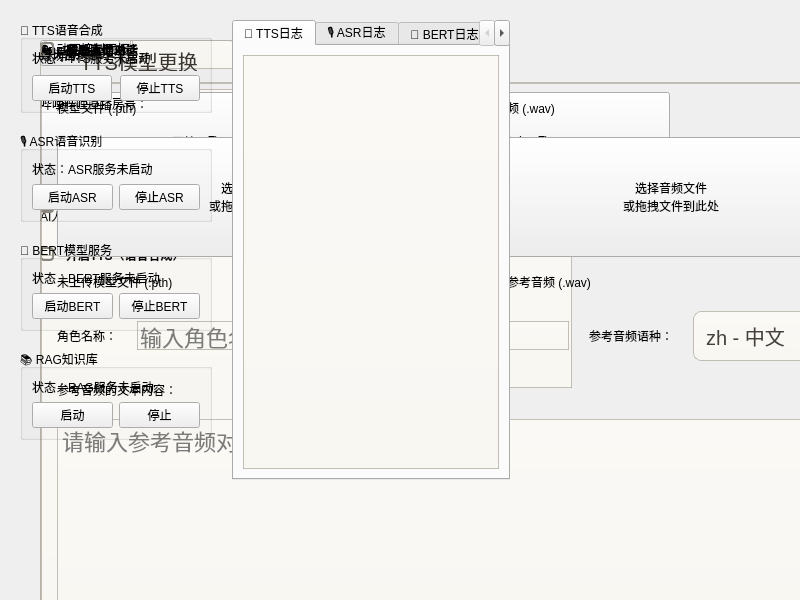
<?xml version="1.0" encoding="UTF-8"?>
<ui version="4.0">
 <class>Pages</class>
 <widget class="QWidget" name="Pages">
  <property name="geometry">
   <rect>
    <x>0</x>
    <y>0</y>
    <width>800</width>
    <height>600</height>
   </rect>
  </property>
  <property name="windowTitle">
   <string>Pages</string>
  </property>
  <property name="styleSheet">
    <string notr="true">QLabel#sectionTitle {
    color: rgb(114, 95, 77);
    font-size: 28px;
}
QLabel#subTitle {
    background-color: transparent;
    color: rgb(114, 95, 77);
}

QLineEdit, QTextEdit, QComboBox {
    background: qlineargradient(x1:0, y1:0, x2:0, y2:1, stop:0 rgba(250, 249, 245, 255), stop:1 rgba(248, 247, 242, 255));
    border: 1px solid rgba(180, 175, 165, 200);
    font-size: 22px;
    font-family: &quot;Microsoft YaHei&quot;, &quot;SimHei&quot;, sans-serif;
}
QLineEdit:focus, QTextEdit:focus, QComboBox:focus {
    border: 2px solid rgb(140, 135, 125);
    background: qlineargradient(x1:0, y1:0, x2:0, y2:1, stop:0 rgba(215, 213, 205, 255), stop:1 rgba(225, 223, 215, 255));
}

QCheckBox {
    font-weight: bold;
    spacing: 12px;
}
QCheckBox::indicator {
    border-radius: 4px;
    border: 2px solid rgb(140, 135, 125);
}
QCheckBox::indicator:checked {
    background: qlineargradient(x1:0, y1:0, x2:1, y2:1, stop:0 rgba(120, 115, 105, 255), stop:1 rgba(100, 95, 85, 255));
    border: 2px solid rgb(80, 75, 65);
}

QPushButton#startButton {
    background: qlineargradient(x1:0, y1:0, x2:1, y2:0, stop:0 rgba(144, 238, 144, 255), stop:1 rgba(152, 251, 152, 255));
    color: rgb(34, 139, 34);
}
QPushButton#stopButton {
    background: qlineargradient(x1:0, y1:0, x2:1, y2:0, stop:0 rgba(255, 182, 193, 255), stop:1 rgba(255, 160, 122, 255));
    color: rgb(139, 69, 19);
}
QPushButton#motionButton {
    background: qlineargradient(x1:0, y1:0, x2:1, y2:0, stop:0 rgba(173, 216, 230, 255), stop:1 rgba(135, 206, 250, 255));
    color: rgb(25, 25, 112);
}
QPushButton#motionButton:hover {
    background: qlineargradient(x1:0, y1:0, x2:1, y2:0, stop:0 rgba(135, 206, 250, 255), stop:1 rgba(100, 149, 237, 255));
    color: rgb(0, 0, 139);
}

/* 上传区域按钮样式（用于声音克隆页） */
QPushButton#uploadButton {
    background: qlineargradient(x1:0, y1:0, x2:1, y2:1, stop:0 rgba(230, 245, 255, 255), stop:0.3 rgba(225, 240, 250, 255), stop:0.7 rgba(220, 235, 245, 255), stop:1 rgba(215, 230, 240, 255));
    border: 2px dashed rgba(100, 150, 200, 180);
    color: rgb(70, 70, 90);
    padding: 24px;
}
QPushButton#uploadButton:hover {
    background: qlineargradient(x1:0, y1:0, x2:1, y2:1, stop:0 rgba(200, 230, 255, 255), stop:0.5 rgba(190, 220, 250, 255), stop:1 rgba(180, 210, 245, 255));
    border: 2px dashed rgba(80, 130, 180, 220);
}

/* 声音克隆页 - 选项卡与下拉框专属样式（仅作用于 page_voice_clone 内） */
QWidget#page_voice_clone QTabWidget::pane {
   border: 2px solid rgba(180, 175, 165, 200);
   border-radius: 10px;
   padding: 6px;
   background: qlineargradient(x1:0, y1:0, x2:0, y2:1,
      stop:0 rgba(252, 251, 248, 255), stop:1 rgba(245, 243, 238, 255));
}
QWidget#page_voice_clone QTabBar::tab {
   background: qlineargradient(x1:0, y1:0, x2:0, y2:1,
      stop:0 rgba(240, 237, 230, 255), stop:1 rgba(230, 227, 220, 255));
   color: rgb(90, 80, 70);
   border: 1px solid rgba(180, 175, 165, 200);
   border-bottom-color: rgba(180, 175, 165, 200);
   border-top-left-radius: 8px;
   border-top-right-radius: 8px;
   padding: 10px 18px;
   margin-right: 8px;
   min-width: 160px;
   font-size: 20px;
}
QWidget#page_voice_clone QTabBar::tab:selected {
   background: qlineargradient(x1:0, y1:0, x2:0, y2:1,
      stop:0 rgba(225, 223, 215, 255), stop:1 rgba(215, 213, 205, 255));
   color: rgb(60, 55, 50);
   border-bottom-color: transparent;
}
QWidget#page_voice_clone QTabBar::tab:hover {
   background: qlineargradient(x1:0, y1:0, x2:0, y2:1,
      stop:0 rgba(235, 232, 225, 255), stop:1 rgba(225, 222, 215, 255));
}
QWidget#page_voice_clone QTabBar::tab:!selected {
   margin-top: 6px; /* 让未选中的标签稍微下沉，突出选中态 */
}

/* 声音克隆页 - 下拉框（语言选择等） */
QWidget#page_voice_clone QComboBox {
   background: qlineargradient(x1:0, y1:0, x2:0, y2:1,
      stop:0 rgba(250, 249, 245, 255), stop:1 rgba(246, 245, 240, 255));
   border: 1px solid rgba(180, 175, 165, 200);
   border-radius: 8px;
   padding: 6px 40px 6px 12px; /* 右侧留给下拉按钮 */
   font-size: 20px;
   color: rgb(70, 65, 60);
   min-height: 36px;
}
QWidget#page_voice_clone QComboBox:focus {
   border: 2px solid rgb(140, 135, 125);
   background: qlineargradient(x1:0, y1:0, x2:0, y2:1,
      stop:0 rgba(230, 228, 220, 255), stop:1 rgba(235, 233, 225, 255));
}
QWidget#page_voice_clone QComboBox::drop-down {
   subcontrol-origin: padding;
   subcontrol-position: top right;
   width: 34px;
   border-left: 1px solid rgba(180, 175, 165, 180);
   background: qlineargradient(x1:0, y1:0, x2:0, y2:1,
      stop:0 rgba(238, 235, 228, 255), stop:1 rgba(230, 227, 220, 255));
   border-top-right-radius: 8px;
   border-bottom-right-radius: 8px;
}
QWidget#page_voice_clone QComboBox::down-arrow {
   image: none; /* 无图标，保持简洁 */
   width: 0px; height: 0px;
}
/* 弹出选单 */
QWidget#page_voice_clone QComboBox QAbstractItemView {
   background: qlineargradient(x1:0, y1:0, x2:0, y2:1,
      stop:0 rgba(252, 251, 248, 255), stop:1 rgba(242, 240, 236, 255));
   border: 1px solid rgba(180, 175, 165, 200);
   outline: 0;
   selection-background-color: rgba(215, 213, 205, 255);
   selection-color: rgb(40, 40, 40);
}
QWidget#page_voice_clone QComboBox QAbstractItemView::item {
   padding: 8px 12px;
   min-height: 28px;
}
QWidget#page_voice_clone QComboBox QAbstractItemView::item:selected {
   background: qlineargradient(x1:0, y1:0, x2:0, y2:1,
      stop:0 rgba(225, 223, 215, 255), stop:1 rgba(215, 213, 205, 255));
   color: rgb(40, 40, 40);
}
   </string>
  </property>

  <widget class="QWidget" name="page">
   <layout class="QVBoxLayout" name="page_layout">
    <property name="spacing">
     <number>30</number>
    </property>
    <property name="leftMargin">
     <number>40</number>
    </property>
    <property name="topMargin">
     <number>40</number>
    </property>
    <property name="rightMargin">
     <number>40</number>
    </property>
    <property name="bottomMargin">
     <number>40</number>
    </property>
    <item>
     <layout class="QHBoxLayout" name="button_layout">
      <property name="spacing">
       <number>20</number>
      </property>
      <item>
       <widget class="QPushButton" name="pushButton_8">
        <property name="objectName">
         <string>startButton</string>
        </property>
        <property name="text">
         <string>启动桌宠</string>
        </property>
       </widget>
      </item>
      <item>
       <widget class="QPushButton" name="pushButton_7">
        <property name="objectName">
         <string>stopButton</string>
        </property>
        <property name="enabled">
         <bool>true</bool>
        </property>
        <property name="text">
         <string>关闭桌宠</string>
        </property>
       </widget>
      </item>
      <item>
       <widget class="QPushButton" name="pushButton_clearLog">
        <property name="text">
         <string>清空日志</string>
        </property>
       </widget>
      </item>
      <item>
       <spacer name="horizontalSpacer_buttons">
        <property name="orientation">
         <enum>Qt::Horizontal</enum>
        </property>
        <property name="sizeHint" stdset="0">
         <size>
          <width>40</width>
          <height>20</height>
         </size>
        </property>
       </spacer>
      </item>
     </layout>
    </item>
    <item>
     <layout class="QHBoxLayout" name="checkbox_layout">
      <property name="spacing">
       <number>30</number>
      </property>
      <item>
       <widget class="QCheckBox" name="checkBox_mcp">
        <property name="text">
         <string>启用MCP功能</string>
        </property>
       </widget>
      </item>
      <item>
       <widget class="QCheckBox" name="checkBox_5">
        <property name="text">
         <string>开启默认视觉功能（每次对话AI都会去识图）</string>
        </property>
       </widget>
      </item>
      <item>
       <spacer name="horizontalSpacer_checkbox">
        <property name="orientation">
         <enum>Qt::Horizontal</enum>
        </property>
        <property name="sizeHint" stdset="0">
         <size>
          <width>40</width>
          <height>20</height>
         </size>
        </property>
       </spacer>
      </item>
     </layout>
    </item>
    <item>
     <layout class="QHBoxLayout" name="log_labels_layout">
      <property name="spacing">
       <number>20</number>
      </property>
      <item>
       <widget class="QLabel" name="label">
        <property name="objectName">
         <string>subTitle</string>
        </property>
        <property name="text">
         <string>桌宠日志</string>
        </property>
       </widget>
      </item>
      <item>
       <spacer name="horizontalSpacer_logs">
        <property name="orientation">
         <enum>Qt::Horizontal</enum>
        </property>
        <property name="sizeHint" stdset="0">
         <size>
          <width>40</width>
          <height>20</height>
         </size>
        </property>
       </spacer>
      </item>
      <item>
       <widget class="QLabel" name="label_2">
        <property name="objectName">
         <string>subTitle</string>
        </property>
        <property name="text">
         <string>MCP日志</string>
        </property>
       </widget>
      </item>
      <item>
       <spacer name="horizontalSpacer_logs2">
        <property name="orientation">
         <enum>Qt::Horizontal</enum>
        </property>
        <property name="sizeHint" stdset="0">
         <size>
          <width>40</width>
          <height>20</height>
         </size>
        </property>
       </spacer>
      </item>
     </layout>
    </item>
    <item>
     <layout class="QHBoxLayout" name="logs_layout">
      <property name="spacing">
       <number>20</number>
      </property>
      <item>
       <widget class="QTextEdit" name="textEdit_2">
        <property name="readOnly">
         <bool>true</bool>
        </property>
       </widget>
      </item>
      <item>
       <widget class="QTextEdit" name="textEdit">
        <property name="readOnly">
         <bool>true</bool>
        </property>
       </widget>
      </item>
     </layout>
    </item>
   </layout>
  </widget>

  <widget class="QWidget" name="page_2">
   <layout class="QVBoxLayout" name="page2_layout">
    <property name="spacing">
     <number>30</number>
    </property>
    <property name="leftMargin">
     <number>40</number>
    </property>
    <property name="topMargin">
     <number>40</number>
    </property>
    <property name="rightMargin">
     <number>40</number>
    </property>
    <property name="bottomMargin">
     <number>40</number>
    </property>
    <item>
     <layout class="QFormLayout" name="formLayout">
      <property name="horizontalSpacing">
       <number>30</number>
      </property>
      <property name="verticalSpacing">
       <number>25</number>
      </property>
      <item row="0" column="0">
       <widget class="QLabel" name="label_3">
        <property name="text">
         <string>API KEY:</string>
        </property>
        <property name="objectName">
         <string>subTitle</string>
        </property>
       </widget>
      </item>
      <item row="0" column="1">
       <widget class="QLineEdit" name="lineEdit"/>
      </item>
      <item row="1" column="0">
       <widget class="QLabel" name="label_4">
        <property name="text">
         <string>API URL:</string>
        </property>
        <property name="objectName">
         <string>subTitle</string>
        </property>
       </widget>
      </item>
      <item row="1" column="1">
       <widget class="QLineEdit" name="lineEdit_2"/>
      </item>
      <item row="2" column="0">
       <widget class="QLabel" name="label_5">
        <property name="text">
         <string>模型名称：</string>
        </property>
        <property name="objectName">
         <string>subTitle</string>
        </property>
       </widget>
      </item>
      <item row="2" column="1">
       <widget class="QLineEdit" name="lineEdit_3"/>
      </item>
     </layout>
    </item>
    <item>
     <widget class="QLabel" name="label_6">
      <property name="text">
       <string>AI人设：</string>
      </property>
      <property name="objectName">
       <string>subTitle</string>
      </property>
     </widget>
    </item>
    <item>
     <widget class="QTextEdit" name="textEdit_3">
      <property name="minimumSize">
       <size>
        <width>0</width>
        <height>400</height>
       </size>
      </property>
     </widget>
    </item>
   </layout>
  </widget>

  <widget class="QWidget" name="page_3">
   <layout class="QVBoxLayout" name="page3_layout">
    <property name="spacing">
     <number>30</number>
    </property>
    <property name="leftMargin">
     <number>40</number>
    </property>
    <property name="topMargin">
     <number>40</number>
    </property>
    <property name="rightMargin">
     <number>40</number>
    </property>
    <property name="bottomMargin">
     <number>40</number>
    </property>
    <item>
     <layout class="QHBoxLayout" name="opening_layout">
      <property name="spacing">
       <number>20</number>
      </property>
      <item>
       <widget class="QLabel" name="label_7">
        <property name="text">
         <string>开场白：</string>
        </property>
        <property name="minimumSize">
         <size>
          <width>100</width>
          <height>0</height>
         </size>
        </property>
        <property name="objectName">
         <string>subTitle</string>
        </property>
       </widget>
      </item>
      <item>
       <widget class="QLineEdit" name="lineEdit_4"/>
      </item>
     </layout>
    </item>
    <item>
     <widget class="QCheckBox" name="checkBox_3">
      <property name="text">
       <string>文字输入框（可打字交互）</string>
      </property>
     </widget>
    </item>
    <item>
     <widget class="QCheckBox" name="checkBox_live2d">
      <property name="text">
       <string>启用Live2D显示</string>
      </property>
     </widget>
    </item>
    <item>
     <widget class="QCheckBox" name="checkBox_subtitle">
      <property name="text">
       <string>开启字幕显示</string>
      </property>
     </widget>
    </item>
    <item>
     <spacer name="verticalSpacer_ui">
      <property name="orientation">
       <enum>Qt::Vertical</enum>
      </property>
      <property name="sizeHint" stdset="0">
       <size>
        <width>20</width>
        <height>40</height>
       </size>
      </property>
     </spacer>
    </item>
   </layout>
  </widget>

  <widget class="QWidget" name="page_dialog">
   <layout class="QVBoxLayout" name="page_dialog_layout">
    <property name="spacing">
     <number>30</number>
    </property>
    <property name="leftMargin">
     <number>40</number>
    </property>
    <property name="topMargin">
     <number>40</number>
    </property>
    <property name="rightMargin">
     <number>40</number>
    </property>
    <property name="bottomMargin">
     <number>40</number>
    </property>
    <item>
     <layout class="QHBoxLayout" name="max_msg_layout">
      <property name="spacing">
       <number>20</number>
      </property>
      <item>
       <widget class="QLabel" name="label_10">
        <property name="text">
         <string>最大消息数：</string>
        </property>
        <property name="objectName">
         <string>subTitle</string>
        </property>
       </widget>
      </item>
      <item>
       <widget class="QLineEdit" name="lineEdit_5">
        <property name="maximumSize">
         <size>
          <width>150</width>
          <height>16777215</height>
         </size>
        </property>
       </widget>
      </item>
      <item>
       <spacer name="horizontalSpacer_3">
        <property name="orientation">
         <enum>Qt::Horizontal</enum>
        </property>
        <property name="sizeHint" stdset="0">
         <size>
          <width>40</width>
          <height>20</height>
         </size>
        </property>
       </spacer>
      </item>
     </layout>
    </item>
    <item>
     <widget class="QCheckBox" name="checkBox_4">
      <property name="text">
       <string>启用上下文限制（超出对话轮次截断）</string>
      </property>
     </widget>
    </item>
    <item>
     <widget class="QLabel" name="label_voice_title">
      <property name="text">
       <string>🎤 语音设置</string>
      </property>
      <property name="objectName">
       <string>sectionTitle</string>
      </property>
     </widget>
    </item>
    <item>
     <widget class="QCheckBox" name="checkBox_asr">
      <property name="text">
       <string>开启ASR（语音识别）</string>
      </property>
     </widget>
    </item>
    <item>
     <widget class="QCheckBox" name="checkBox_tts">
      <property name="text">
       <string>开启TTS（语音合成）</string>
      </property>
     </widget>
    </item>
    <item>
     <spacer name="verticalSpacer_dialog">
      <property name="orientation">
       <enum>Qt::Vertical</enum>
      </property>
      <property name="sizeHint" stdset="0">
       <size>
        <width>20</width>
        <height>40</height>
       </size>
      </property>
     </spacer>
    </item>
   </layout>
  </widget>

  <widget class="QWidget" name="page_5">
   <layout class="QVBoxLayout" name="page5_layout">
    <property name="spacing">
     <number>30</number>
    </property>
    <property name="leftMargin">
     <number>40</number>
    </property>
    <property name="topMargin">
     <number>40</number>
    </property>
    <property name="rightMargin">
     <number>40</number>
    </property>
    <property name="bottomMargin">
     <number>40</number>
    </property>
    <item>
     <widget class="QCheckBox" name="checkBox">
      <property name="text">
       <string>启动主动对话</string>
      </property>
     </widget>
    </item>
    <item>
     <layout class="QHBoxLayout" name="interval_layout">
      <property name="spacing">
       <number>20</number>
      </property>
      <item>
       <widget class="QLabel" name="label_interval">
        <property name="text">
         <string>自动对话间隔（秒）：</string>
        </property>
        <property name="minimumSize">
         <size>
          <width>120</width>
          <height>0</height>
         </size>
        </property>
        <property name="objectName">
         <string>subTitle</string>
        </property>
       </widget>
      </item>
      <item>
       <widget class="QLineEdit" name="lineEdit_interval">
        <property name="maximumSize">
         <size>
          <width>150</width>
          <height>16777215</height>
         </size>
        </property>
       </widget>
      </item>
      <item>
       <spacer name="horizontalSpacer_4">
        <property name="orientation">
         <enum>Qt::Horizontal</enum>
        </property>
        <property name="sizeHint" stdset="0">
         <size>
          <width>40</width>
          <height>20</height>
         </size>
        </property>
       </spacer>
      </item>
     </layout>
    </item>
    <item>
     <spacer name="verticalSpacer_8">
      <property name="orientation">
       <enum>Qt::Vertical</enum>
      </property>
      <property name="sizeHint" stdset="0">
       <size>
        <width>20</width>
        <height>40</height>
       </size>
      </property>
     </spacer>
    </item>
   </layout>
  </widget>

  <widget class="QWidget" name="page_6">
   <layout class="QVBoxLayout" name="page6_layout">
    <property name="spacing">
     <number>30</number>
    </property>
    <property name="leftMargin">
     <number>40</number>
    </property>
    <property name="topMargin">
     <number>40</number>
    </property>
    <property name="rightMargin">
     <number>40</number>
    </property>
    <property name="bottomMargin">
     <number>40</number>
    </property>
    <item>
     <widget class="QLabel" name="label_animation_title">
      <property name="text">
       <string>🎭 动画控制面板</string>
      </property>
      <property name="objectName">
       <string>sectionTitle</string>
      </property>
     </widget>
    </item>
    <item>
     <layout class="QHBoxLayout" name="motionButtonsLayout">
      <property name="spacing">
       <number>30</number>
      </property>
      <item>
       <widget class="QPushButton" name="start_singing_btn">
        <property name="objectName">
         <string>motionButton</string>
        </property>
        <property name="text">
         <string>🎵 开始唱歌</string>
        </property>
        <property name="minimumSize">
         <size>
          <width>300</width>
          <height>100</height>
         </size>
        </property>
       </widget>
      </item>
      <item>
       <widget class="QPushButton" name="stop_singing_btn">
        <property name="objectName">
         <string>motionButton</string>
        </property>
        <property name="text">
         <string>🛑 停止唱歌</string>
        </property>
        <property name="minimumSize">
         <size>
          <width>300</width>
          <height>100</height>
         </size>
        </property>
       </widget>
      </item>
     </layout>
    </item>
    <item>
     <spacer name="verticalSpacer_motion">
      <property name="orientation">
       <enum>Qt::Vertical</enum>
      </property>
      <property name="sizeHint" stdset="0">
       <size>
        <width>20</width>
        <height>40</height>
       </size>
      </property>
     </spacer>
    </item>
   </layout>
  </widget>

  <widget class="QWidget" name="page_4">
   <layout class="QVBoxLayout" name="page4_layout">
    <property name="spacing">
     <number>30</number>
    </property>
    <property name="leftMargin">
     <number>40</number>
    </property>
    <property name="topMargin">
     <number>40</number>
    </property>
    <property name="rightMargin">
     <number>40</number>
    </property>
    <property name="bottomMargin">
     <number>40</number>
    </property>
    <item>
     <widget class="QCheckBox" name="checkBox_2">
      <property name="text">
       <string>开启直播功能</string>
      </property>
     </widget>
    </item>
    <item>
     <layout class="QHBoxLayout" name="bilibili_layout">
      <property name="spacing">
       <number>20</number>
      </property>
      <item>
       <widget class="QLabel" name="label_12">
        <property name="text">
         <string>哔哩哔哩直播房号：</string>
        </property>
        <property name="minimumSize">
         <size>
          <width>180</width>
          <height>0</height>
         </size>
        </property>
        <property name="objectName">
         <string>subTitle</string>
        </property>
       </widget>
      </item>
      <item>
       <widget class="QLineEdit" name="lineEdit_6"/>
      </item>
     </layout>
    </item>
    <item>
     <spacer name="verticalSpacer_11">
      <property name="orientation">
       <enum>Qt::Vertical</enum>
      </property>
      <property name="sizeHint" stdset="0">
       <size>
        <width>20</width>
        <height>40</height>
       </size>
      </property>
     </spacer>
    </item>
   </layout>
  </widget>

    <!-- 声音克隆页面 -->
    <widget class="QWidget" name="page_voice_clone">
     <layout class="QVBoxLayout" name="page_voice_clone_layout">
        <property name="spacing"><number>30</number></property>
        <property name="leftMargin"><number>40</number></property>
        <property name="topMargin"><number>40</number></property>
        <property name="rightMargin"><number>40</number></property>
        <property name="bottomMargin"><number>40</number></property>

        <item>
         <widget class="QTabWidget" name="tabWidget_voice">
            <property name="currentIndex"><number>0</number></property>

            <widget class="QWidget" name="tab_tts_switch">
             <attribute name="title"><string>TTS模型更换</string></attribute>
             <layout class="QVBoxLayout" name="tab_tts_switch_layout">
                <property name="spacing"><number>20</number></property>

                <!-- 顶部两个上传区 -->
                <item>
                 <layout class="QHBoxLayout" name="upload_row">
                    <property name="spacing"><number>20</number></property>

                    <!-- 模型文件（.pth） -->
                    <item>
                     <layout class="QVBoxLayout" name="col_model">
                        <item>
                         <widget class="QLabel" name="label_model_title">
                            <property name="text"><string>模型文件 (.pth)</string></property>
                            <property name="objectName"><string>subTitle</string></property>
                         </widget>
                        </item>
                        <item>
                         <widget class="QPushButton" name="pushButton_select_model">
                            <property name="objectName"><string>uploadButton</string></property>
                            <property name="minimumSize"><size><width>400</width><height>120</height></size></property>
                            <property name="text"><string>选择模型文件
或拖拽文件到此处</string></property>
                            <property name="acceptDrops"><bool>true</bool></property>
                         </widget>
                        </item>
                        <item>
                         <widget class="QLabel" name="label_model_status">
                            <property name="text"><string>未上传模型文件 (.pth)</string></property>
                         </widget>
                        </item>
                     </layout>
                    </item>

                    <!-- 参考音频（.wav） -->
                    <item>
                     <layout class="QVBoxLayout" name="col_audio">
                        <item>
                         <widget class="QLabel" name="label_audio_title">
                            <property name="text"><string>参考音频 (.wav)</string></property>
                            <property name="objectName"><string>subTitle</string></property>
                         </widget>
                        </item>
                        <item>
                         <widget class="QPushButton" name="pushButton_select_audio">
                            <property name="objectName"><string>uploadButton</string></property>
                            <property name="minimumSize"><size><width>400</width><height>120</height></size></property>
                            <property name="text"><string>选择音频文件
或拖拽文件到此处</string></property>
                            <property name="acceptDrops"><bool>true</bool></property>
                         </widget>
                        </item>
                        <item>
                         <widget class="QLabel" name="label_audio_status">
                            <property name="text"><string>未上传参考音频 (.wav)</string></property>
                         </widget>
                        </item>
                     </layout>
                    </item>
                 </layout>
                </item>

                <!-- 角色名 + 语言选择 -->
                <item>
                 <layout class="QHBoxLayout" name="row_role_lang">
                    <property name="spacing"><number>20</number></property>
                    <item>
                     <widget class="QLabel" name="label_role">
                        <property name="text"><string>角色名称：</string></property>
                        <property name="objectName"><string>subTitle</string></property>
                     </widget>
                    </item>
                    <item>
                     <widget class="QLineEdit" name="lineEdit_character_name">
                        <property name="placeholderText"><string>输入角色名称，用于生成bat文件名</string></property>
                     </widget>
                    </item>
                    <item>
                     <widget class="QLabel" name="label_lang">
                        <property name="text"><string>参考音频语种：</string></property>
                        <property name="objectName"><string>subTitle</string></property>
                     </widget>
                    </item>
                    <item>
                     <widget class="QComboBox" name="comboBox_language">
                        <item><property name="text"><string>zh - 中文</string></property></item>
                        <item><property name="text"><string>en - 英文</string></property></item>
                        <item><property name="text"><string>ja - 日语</string></property></item>
                        <item><property name="text"><string>ko - 韩语</string></property></item>
                     </widget>
                    </item>
                 </layout>
                </item>

                <!-- 参考音频的文本内容 -->
                <item>
                 <widget class="QLabel" name="label_voice_text_title">
                    <property name="text"><string>参考音频的文本内容：</string></property>
                    <property name="objectName"><string>subTitle</string></property>
                 </widget>
                </item>
                <item>
                 <widget class="QTextEdit" name="textEdit_voice_text">
                    <property name="minimumSize"><size><width>0</width><height>200</height></size></property>
                    <property name="placeholderText"><string>请输入参考音频对应的文本内容</string></property>
                 </widget>
                </item>

                <!-- 生成按钮 -->
                <item>
                 <layout class="QHBoxLayout" name="row_generate">
                    <item>
                     <spacer name="spacer_gen_left"><property name="orientation"><enum>Qt::Horizontal</enum></property><property name="sizeHint" stdset="0"><size><width>40</width><height>20</height></size></property></spacer>
                    </item>
                    <item>
                     <widget class="QPushButton" name="pushButton_generate_bat">
                        <property name="minimumSize"><size><width>300</width><height>60</height></size></property>
                        <property name="text"><string>生成TTS的bat文件</string></property>
                     </widget>
                    </item>
                    <item>
                     <spacer name="spacer_gen_right"><property name="orientation"><enum>Qt::Horizontal</enum></property><property name="sizeHint" stdset="0"><size><width>40</width><height>20</height></size></property></spacer>
                    </item>
                 </layout>
                </item>

                <!-- 状态栏文本 -->
                <item>
                 <widget class="QLabel" name="label_bat_status">
                    <property name="text"><string>状态：请上传文件并生成配置</string></property>
                 </widget>
                </item>
             </layout>
            </widget>

            <widget class="QWidget" name="tab_tts_train">
             <attribute name="title"><string>一键训练TTS模型</string></attribute>
             <layout class="QVBoxLayout" name="tab_tts_train_layout">
                <item>
                 <widget class="QLabel" name="label_train_placeholder">
                    <property name="text"><string>训练功能占位（可后续补充）</string></property>
                 </widget>
                </item>
             </layout>
            </widget>

         </widget>
        </item>
     </layout>
    </widget>

   <!-- 终端控制室页面 -->
   <widget class="QWidget" name="page_terminal_room">
    <layout class="QHBoxLayout" name="terminal_room_layout">
      <property name="spacing"><number>20</number></property>
      <property name="leftMargin"><number>20</number></property>
      <property name="topMargin"><number>20</number></property>
      <property name="rightMargin"><number>20</number></property>
      <property name="bottomMargin"><number>20</number></property>

      <!-- 左侧四个面板 -->
      <item>
       <layout class="QVBoxLayout" name="terminal_panels">
         <property name="spacing"><number>18</number></property>
      
         <!-- TTS -->
         <item>
          <widget class="QGroupBox" name="group_tts">
            <property name="title"><string>🎵 TTS语音合成</string></property>
            <layout class="QVBoxLayout" name="group_tts_layout">
             <property name="spacing"><number>8</number></property>
             <item><widget class="QLabel" name="label_tts_title"><property name="text"><string>状态：TTS服务未启动</string></property><property name="objectName"><string>label_terminal_status</string></property></widget></item>
             <item>
               <layout class="QHBoxLayout" name="row_tts_btns">
                <item><widget class="QPushButton" name="pushButton_start_terminal"><property name="text"><string>启动TTS</string></property></widget></item>
                <item><widget class="QPushButton" name="pushButton_stop_terminal"><property name="text"><string>停止TTS</string></property></widget></item>
               </layout>
             </item>
            </layout>
          </widget>
         </item>

         <!-- ASR -->
         <item>
          <widget class="QGroupBox" name="group_asr">
            <property name="title"><string>🎙️ ASR语音识别</string></property>
            <layout class="QVBoxLayout" name="group_asr_layout">
             <item><widget class="QLabel" name="label_asr_status"><property name="text"><string>状态：ASR服务未启动</string></property></widget></item>
             <item>
               <layout class="QHBoxLayout" name="row_asr_btns">
                <item><widget class="QPushButton" name="pushButton_start_asr"><property name="text"><string>启动ASR</string></property></widget></item>
                <item><widget class="QPushButton" name="pushButton_stop_asr"><property name="text"><string>停止ASR</string></property></widget></item>
               </layout>
             </item>
            </layout>
          </widget>
         </item>

         <!-- BERT -->
         <item>
          <widget class="QGroupBox" name="group_bert">
            <property name="title"><string>🤖 BERT模型服务</string></property>
            <layout class="QVBoxLayout" name="group_bert_layout">
             <item><widget class="QLabel" name="label_bert_status"><property name="text"><string>状态：BERT服务未启动</string></property></widget></item>
             <item>
               <layout class="QHBoxLayout" name="row_bert_btns">
                <item><widget class="QPushButton" name="pushButton_start_bert"><property name="text"><string>启动BERT</string></property></widget></item>
                <item><widget class="QPushButton" name="pushButton_stop_bert"><property name="text"><string>停止BERT</string></property></widget></item>
               </layout>
             </item>
            </layout>
          </widget>
         </item>

         <!-- RAG -->
         <item>
          <widget class="QGroupBox" name="group_rag">
            <property name="title"><string>📚 RAG知识库</string></property>
            <layout class="QVBoxLayout" name="group_rag_layout">
             <item><widget class="QLabel" name="label_rag_status"><property name="text"><string>状态：RAG服务未启动</string></property></widget></item>
             <item>
               <layout class="QHBoxLayout" name="row_rag_btns">
                <item><widget class="QPushButton" name="pushButton_start_rag"><property name="text"><string>启动</string></property></widget></item>
                <item><widget class="QPushButton" name="pushButton_stop_rag"><property name="text"><string>停止</string></property></widget></item>
               </layout>
             </item>
            </layout>
          </widget>
         </item>

         <item>
          <spacer name="terminal_left_spacer"><property name="orientation"><enum>Qt::Vertical</enum></property><property name="sizeHint" stdset="0"><size><width>20</width><height>40</height></size></property></spacer>
         </item>
       </layout>
      </item>

      <!-- 右侧日志选项卡 -->
      <item>
       <widget class="QTabWidget" name="tabWidget_terminal_logs">
         <property name="tabPosition"><enum>QTabWidget::North</enum></property>
         <property name="currentIndex"><number>0</number></property>

         <widget class="QWidget" name="tab_tts_log">
          <attribute name="title"><string>🎵 TTS日志</string></attribute>
          <layout class="QVBoxLayout" name="tab_tts_log_layout">
            <item><widget class="QTextEdit" name="textEdit_tts_log"><property name="readOnly"><bool>true</bool></property></widget></item>
          </layout>
         </widget>

         <widget class="QWidget" name="tab_asr_log">
          <attribute name="title"><string>🎙️ ASR日志</string></attribute>
          <layout class="QVBoxLayout" name="tab_asr_log_layout">
            <item><widget class="QTextEdit" name="textEdit_asr_log"><property name="readOnly"><bool>true</bool></property></widget></item>
          </layout>
         </widget>

         <widget class="QWidget" name="tab_bert_log">
          <attribute name="title"><string>🤖 BERT日志</string></attribute>
          <layout class="QVBoxLayout" name="tab_bert_log_layout">
            <item><widget class="QTextEdit" name="textEdit_bert_log"><property name="readOnly"><bool>true</bool></property></widget></item>
          </layout>
         </widget>

         <widget class="QWidget" name="tab_rag_log">
          <attribute name="title"><string>📚 RAG日志</string></attribute>
          <layout class="QVBoxLayout" name="tab_rag_log_layout">
            <item><widget class="QTextEdit" name="textEdit_rag_log"><property name="readOnly"><bool>true</bool></property></widget></item>
          </layout>
         </widget>

       </widget>
      </item>
    </layout>
   </widget>

 </widget>
 <resources/>
 <connections/>
</ui>
